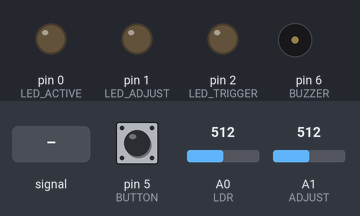
Simulated run of this sketch. Board: Arduino Uno, built with avr-gcc and run on an emulated ATmega328P. Parts: output pins drawn as LEDs (lit = HIGH), buzzer (waves = sounding). The test bench sets the inputs (shaded band); at power-on: A1 (ADJUST) = 512, pin 5 (BUTTON) HIGH, A0 (LDR) = 512.

Above: at 0.01 s.
At 1.2 s:
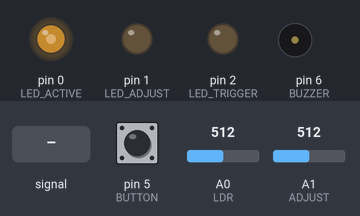
1.3 s: A0 (LDR) fed a 200 Hz sine of ±81 counts around its level
At 2.9 s:
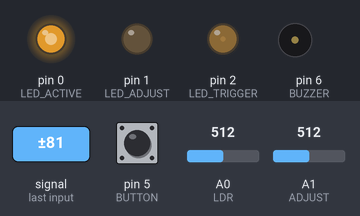
Timing chart, 0 to 3.4 s (numbered marks = the images above; inputs shaded):
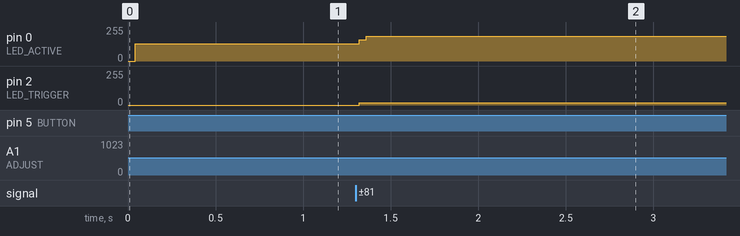

Measured:
- after the input at 1.3 s, pin 0 (LED_ACTIVE): 128/255 → 187/255 at once; pin 2 (LED_TRIGGER): 0/255 → 17/255 at once

The sketch:

main.ino
```cpp
#define BUTTON 5
#define BUZZER 6

#define LED_ACTIVE 0
#define LED_ADJUST 1
#define LED_TRIGGER 2

#define LDR A0
#define ADJUST A1

#define FREQUENCY 9500

bool enabled = false;
bool triggered = false;
bool yetPressed = false;
bool buttonPressed = false;

unsigned int ldrLevel = 0;
unsigned int adjustLevel = 0;

void setup()
{
  pinMode(LDR, INPUT);
  pinMode(ADJUST, INPUT);
  pinMode(BUTTON, INPUT);
  pinMode(BUZZER, OUTPUT);
  pinMode(LED_ACTIVE, OUTPUT);
  pinMode(LED_ADJUST, OUTPUT);
  pinMode(LED_TRIGGER, OUTPUT);
}

void loop()
{
  checkButton();
  checkAlarm();
}

void checkButton()
{
  if(digitalRead(BUTTON) == 0)
  {
    yetPressed = false;
  }

  if(digitalRead(BUTTON) && !yetPressed)
  {
    buttonPressed = true;
  }

  if(buttonPressed)
  {
    handleButtonPress();
    buttonPressed = false;
  }
}

void checkAlarm()
{
  ldrLevel = analogRead(LDR);
  adjustLevel = analogRead(ADJUST);

  if(ldrLevel < adjustLevel)
  {
    if(enabled && !triggered)
    {
      digitalWrite(LED_TRIGGER, HIGH);
      tone(BUZZER, FREQUENCY);
      triggered = true;
    }
  }
}

void handleButtonPress()
{
  if(triggered)
  {
    digitalWrite(LED_TRIGGER, LOW);
    noTone(BUZZER);
    triggered = false;
    return;
  }

  if(enabled)
  {
    digitalWrite(LED_ACTIVE, LOW);
    enabled = false;
  }
  else
  {
    digitalWrite(LED_ACTIVE, HIGH);
    enabled = true;
  }
}
```
